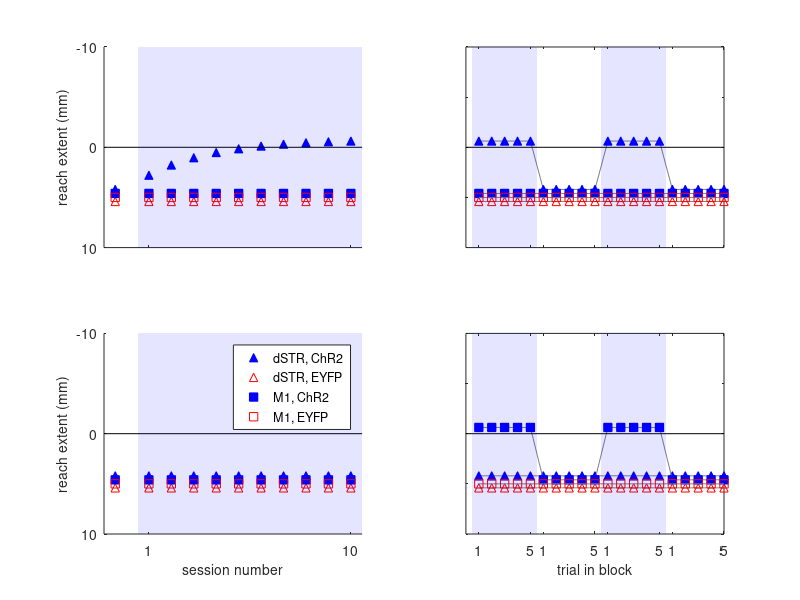

This chart was generated by the following MATLAB code:
%%
function aim1a_results()

ChR2_striatum.color = 'b';
ChR2_striatum.marker = '^';
ChR2_M1.color = 'b';
ChR2_M1.marker = 's';
EYFP_striatum.color = 'r';
EYFP_striatum.marker = '^';
EYFP_M1.color = 'r';
EYFP_M1.marker = 's';

lineColor = ones(3,1) * 0.5;
laser_alpha = 0.1;

num_rows = 2;

z_limits = [-10 10];

test_days = [1:10];
min_z = 0;
max_z = 5;

plot_sep = 0.4;

z_chr2_str = zeros(length(test_days)+1,1);
z_eyfp_str = zeros(length(test_days)+1,1);
z_chr2_M1 = zeros(length(test_days)+1,1);
z_eyfp_M1 = zeros(length(test_days)+1,1);

i_row = 1;
z_chr2_str(1) = (-min_z-(2*plot_sep)+max_z*exp(-(0-0)/2));
z_chr2_str(2:end) = (-min_z-(2*plot_sep)+max_z*exp(-(test_days)/3));
z_eyfp_str(1) = (-min_z+plot_sep+max_z*exp(-(0-0)/2));
z_eyfp_str(2:end) = (-min_z+plot_sep+max_z*exp(-(ones(length(test_days),1)-1)/2));
% 
z_chr2_M1(1) = (-min_z-plot_sep+max_z*exp(-(0-0)/2));
z_chr2_M1(2:end) = (-min_z-plot_sep+max_z*exp(-(ones(length(test_days),1)-1)/2));
z_eyfp_M1(1) = (-min_z+max_z*exp(-(0-0)/2));
z_eyfp_M1(2:end) = (-min_z+max_z*exp(-(ones(length(test_days),1)-1)/2));

z_final = z_chr2_str(end);
figure(1)

make_session_plot(i_row, test_days, z_chr2_str, z_eyfp_str, z_chr2_M1, z_eyfp_M1, ChR2_striatum, EYFP_striatum, ChR2_M1, EYFP_M1, num_rows, z_limits,laser_alpha)

% 5-on, 5-off
z_chr2_str_on_off = zeros(1,10);
z_chr2_M1_on_off = zeros(1,10);
z_eyfp_str_on_off = zeros(1,10);
z_eyfp_M1_on_off = zeros(1,10);

z_chr2_str_on_off(1:5) = z_chr2_str(end);
z_chr2_M1_on_off(1:5) = z_chr2_M1(end);
z_eyfp_str_on_off(1:5) = z_eyfp_str(end);
z_eyfp_M1_on_off(1:5) = z_eyfp_M1(end);

z_chr2_str_on_off(6:10) = z_chr2_str(1);
z_chr2_M1_on_off(6:10) = z_chr2_M1(1);
z_eyfp_str_on_off(6:10) = z_eyfp_str(1);
z_eyfp_M1_on_off(6:10) = z_eyfp_M1(1);

make_5_on_off_plot(i_row, z_chr2_str_on_off, z_eyfp_str_on_off, z_chr2_M1_on_off, z_eyfp_M1_on_off, ChR2_striatum, EYFP_striatum, ChR2_M1, EYFP_M1, num_rows, lineColor, z_limits,laser_alpha)



%% row 2 - M1 for plasticity, SNc to make it happen

i_row = 2;
z_chr2_str(1) = (-min_z-(2*plot_sep)+max_z*exp(-(0-0)/2));
z_chr2_str(2:end) = (-min_z-(2*plot_sep)+max_z*exp(-(ones(length(test_days),1)-1)/3));
z_eyfp_str(1) = (-min_z+plot_sep+max_z*exp(-(0-0)/2));
z_eyfp_str(2:end) = (-min_z+plot_sep+max_z*exp(-(ones(length(test_days),1)-1)/2));
% 
z_chr2_M1(1) = (-min_z-plot_sep+max_z*exp(-(0-0)/2));
z_chr2_M1(2:end) = (-min_z-plot_sep+max_z*exp(-(ones(length(test_days),1)-1)/2));
z_eyfp_M1(1) = (-min_z+max_z*exp(-(0-0)/2));
z_eyfp_M1(2:end) = (-min_z+max_z*exp(-(ones(length(test_days),1)-1)/2));

make_session_plot(i_row, test_days, z_chr2_str, z_eyfp_str, z_chr2_M1, z_eyfp_M1, ChR2_striatum, EYFP_striatum, ChR2_M1, EYFP_M1, num_rows, z_limits,laser_alpha)

z_chr2_str_on_off = zeros(1,10);
z_chr2_M1_on_off = zeros(1,10);
z_eyfp_str_on_off = zeros(1,10);
z_eyfp_M1_on_off = zeros(1,10);

z_chr2_str_on_off(1:5) = z_chr2_str(end);
z_chr2_M1_on_off(1:5) = z_final;
z_eyfp_str_on_off(1:5) = z_eyfp_str(end);
z_eyfp_M1_on_off(1:5) = z_eyfp_M1(end);

z_chr2_str_on_off(6:10) = z_chr2_str(1);
z_chr2_M1_on_off(6:10) = z_chr2_M1(1);
z_eyfp_str_on_off(6:10) = z_eyfp_str(1);
z_eyfp_M1_on_off(6:10) = z_eyfp_M1(1);

make_5_on_off_plot(i_row, z_chr2_str_on_off, z_eyfp_str_on_off, z_chr2_M1_on_off, z_eyfp_M1_on_off, ChR2_striatum, EYFP_striatum, ChR2_M1, EYFP_M1, num_rows, lineColor, z_limits,laser_alpha)

subplot(num_rows,2,num_rows*2-1)
legend('dSTR, ChR2', 'dSTR, EYFP', 'M1, ChR2', 'M1, EYFP')
end

%%%%%%%%%%%%%%%%%%%%%%%%%%%%%%%%%%%%%%%%%%%%%%%%%%%%%%%%%%%%%%%%%%%%%%%%%%%
%%%%%%%%%%%%%%%%%%%%%%%%%%%%%%%%%%%%%%%%%%%%%%%%%%%%%%%%%%%%%%%%%%%%%%%%%%%


function make_session_plot(i_row, test_days, z_chr2_str, z_eyfp_str, z_chr2_M1, z_eyfp_M1, ChR2_striatum, EYFP_striatum, ChR2_M1, EYFP_M1, num_rows, z_limits,laser_alpha)

subplot_p = (i_row-1) * 2 + 1;

subplot(num_rows,2,subplot_p)

scatter([-0.5,test_days],z_chr2_str,'marker',ChR2_striatum.marker,'markeredgecolor',ChR2_striatum.color,'markerfacecolor',ChR2_striatum.color)
hold on
scatter([-0.5,test_days],z_eyfp_str,'marker',EYFP_striatum.marker,'markeredgecolor',EYFP_striatum.color)
scatter([-0.5,test_days],z_chr2_M1,'marker',ChR2_M1.marker,'markeredgecolor',ChR2_M1.color,'markerfacecolor',ChR2_M1.color)
scatter([-0.5,test_days],z_eyfp_M1,'marker',EYFP_M1.marker,'markeredgecolor',EYFP_M1.color)

line([-1,10.5],[0,0],'color','k');

hold off

set(gca,'ydir','reverse','ylim',z_limits,'xlim',[-1,10.5]);

h_patch = patch([0.5,0.5,10.5,10.5],[z_limits(1),z_limits(2),z_limits(2),z_limits(1)],'b',...
    'facealpha',laser_alpha,'edgealpha',laser_alpha);

xticklabels = [1,10];
if i_row < num_rows
    set(gca,'xticklabel',[])
else
    set(gca,'xticklabel',xticklabels);
    xlabel('session number','fontname','helvetica','fontsize',10)
end
set(gca,'xtick',[1,10]);
set(gca,'ytick',[-10:10:10],'yticklabel',[-10:10:10],'fontname','helvetica','fontsize',10);
ylabel('reach extent (mm)','fontname','helvetica','fontsize',10)

end
%%%%%%%%%%%%%%%%%%%%%%%%%%%%%%%%%%%%%%%%%%%%%%%%%%%%%%%%%%%%%%%%%%%%%%%%%%%
%%%%%%%%%%%%%%%%%%%%%%%%%%%%%%%%%%%%%%%%%%%%%%%%%%%%%%%%%%%%%%%%%%%%%%%%%%%

function make_5_on_off_plot(i_row, z_chr2_str_on_off, z_eyfp_str_on_off, z_chr2_M1_on_off, z_eyfp_M1_on_off, ChR2_striatum, EYFP_striatum, ChR2_M1, EYFP_M1, num_rows, lineColor, z_limits,laser_alpha)

subplot_p = (i_row-1) * 2 + 2;

subplot(num_rows,2,subplot_p)

% plot(1:10,z_chr2_str_on_off,'marker',ChR2_striatum.marker,'markeredgecolor',ChR2_striatum.color,'markerfacecolor',ChR2_striatum.color,'color',lineColor)
% hold on
% plot(1:10,z_eyfp_str_on_off,'marker',EYFP_striatum.marker,'markeredgecolor',EYFP_striatum.color,'color',lineColor)
% plot(1:10,z_chr2_M1_on_off,'marker',ChR2_M1.marker,'markeredgecolor',ChR2_M1.color,'markerfacecolor',ChR2_M1.color,'color',lineColor)
% plot(1:10,z_eyfp_M1_on_off,'marker',EYFP_M1.marker,'markeredgecolor',EYFP_M1.color,'color',lineColor)
% 
% scatter(11:20,z_chr2_str_on_off,'marker',ChR2_striatum.marker,'markeredgecolor',ChR2_striatum.color,'markerfacecolor',ChR2_striatum.color)
% scatter(11:20,z_eyfp_str_on_off,'marker',EYFP_striatum.marker,'markeredgecolor',EYFP_striatum.color)
% scatter(11:20,z_chr2_M1_on_off,'marker',ChR2_M1.marker,'markeredgecolor',ChR2_M1.color,'markerfacecolor',ChR2_M1.color)
% scatter(11:20,z_eyfp_M1_on_off,'marker',EYFP_M1.marker,'markeredgecolor',EYFP_M1.color)

plot(1:20,[z_chr2_str_on_off,z_chr2_str_on_off],'marker',ChR2_striatum.marker,'markeredgecolor',ChR2_striatum.color,'markerfacecolor',ChR2_striatum.color,'color',lineColor)
hold on
plot(1:20,[z_eyfp_str_on_off,z_eyfp_str_on_off],'marker',EYFP_striatum.marker,'markeredgecolor',EYFP_striatum.color,'color',lineColor)
plot(1:20,[z_chr2_M1_on_off,z_chr2_M1_on_off],'marker',ChR2_M1.marker,'markeredgecolor',ChR2_M1.color,'markerfacecolor',ChR2_M1.color,'color',lineColor)
plot(1:20,[z_eyfp_M1_on_off,z_eyfp_M1_on_off],'marker',EYFP_M1.marker,'markeredgecolor',EYFP_M1.color,'color',lineColor)

hold off

set(gca,'ydir','reverse','ylim',z_limits);

line([0,20],[0,0],'color','k');
for i_patch = 1 : 2
    h_patch(i_patch) = patch((i_patch-1)*10+[0.5,0.5,5.5,5.5],[z_limits(1),z_limits(2),z_limits(2),z_limits(1)],'b',...
        'facealpha',laser_alpha,'edgealpha',laser_alpha);
end

xticklabels = [1,5,1,5,1,5,1,5];

if i_row < num_rows
    set(gca,'xticklabel',[])
else
    set(gca,'xticklabel',xticklabels);
    xlabel('trial in block','fontname','helvetica','fontsize',10)
end
set(gca,'xtick',[1,5,6,10,11,15,16,20]);
set(gca,'ytick',[-10:5:10],'yticklabel',[],'fontname','helvetica','fontsize',10);
end